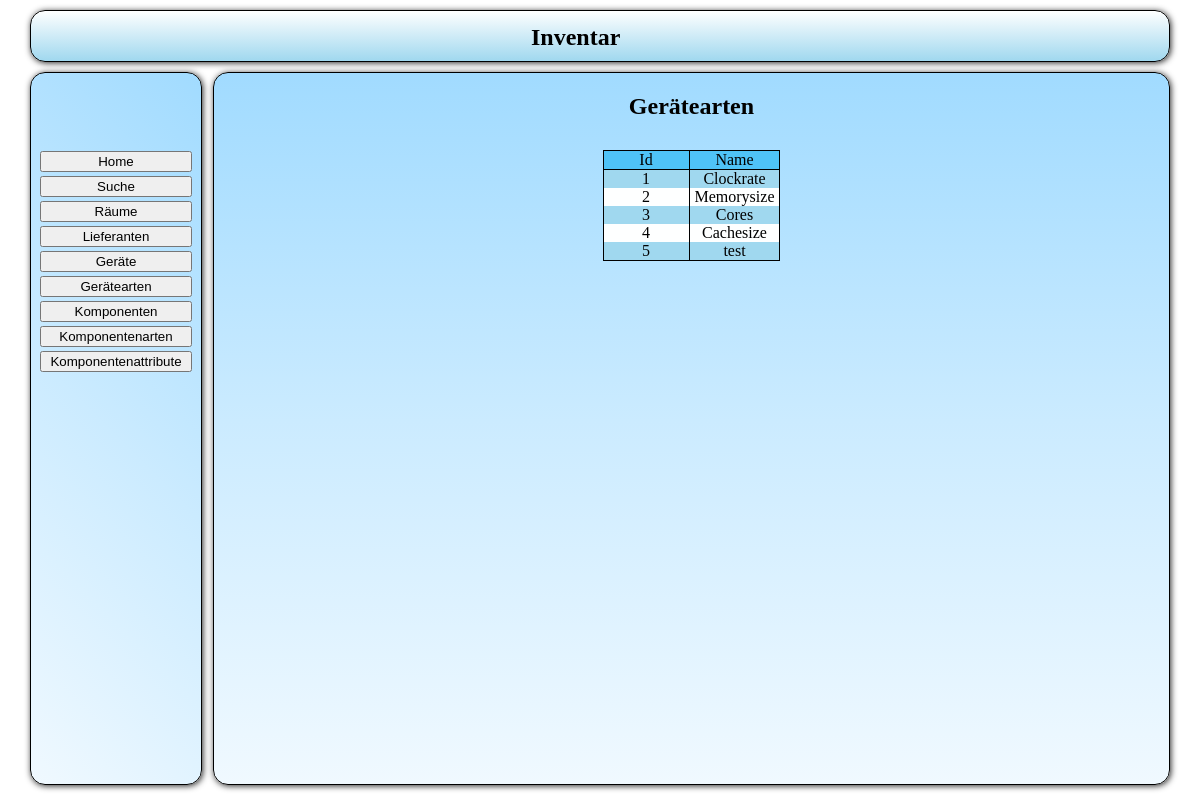
Page /src/php/fro_Auswahl.php?action=list&table=komponentenattribute on the earlier database version.
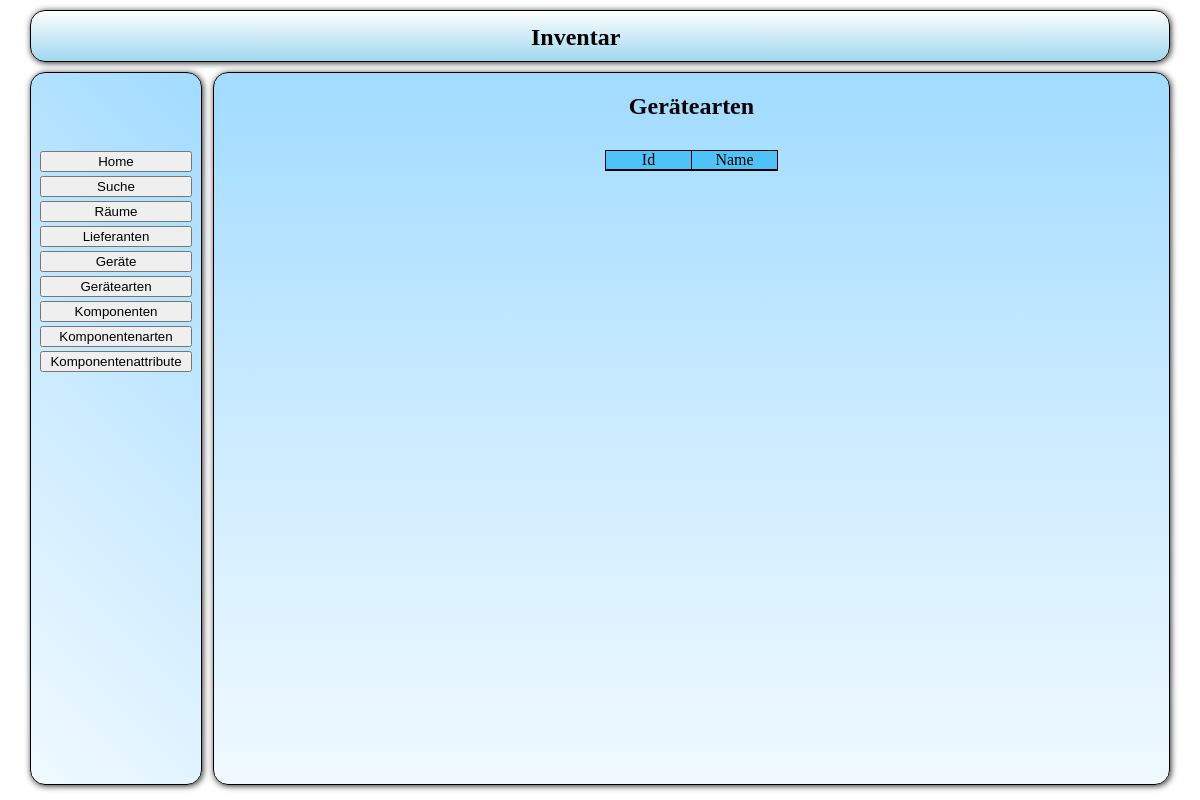
Same page on the later database version.
### tables this page shows
CREATE TABLE IF NOT EXISTS `tbl_komponenten_attribute` (
`komponenten_attribut_id` int(11) NOT NULL,
  `komponenten_attribut_name` text
);

### src/lib/plotting/forms.php (called while the page is built, shortened)
<?php
function get($key, $default)
{
    if(isset($_GET[$key]))
    {
	return htmlspecialchars($_GET[$key]);
    }
}
class form
{
    public function start($action, $method)
    {
	$additional = "";
	if((isset($method))&&($method != ""))
	{
	    $additional .= "method='".$method."' ";
	}
	\utility\html\openTag("form", "", $additional);
	return $this;
    }
}

### src/php/sql_get.php (called while the page is built, shortened)
<?php
function func_a_getAttribute ()
{
    $txt_sql_statement = "SELECT * FROM tbl_komponenten_attribute;";
    $a_sql_ausgabe = array();
    $a_sql_result = mysql_query($txt_sql_statement)
        or die ("Anfrage Fehlgeschlagen");
    while($a_sql_cache = mysql_fetch_assoc($a_sql_result))
    {
	$a_sql_ausgabe[] = $a_sql_cache;
    }
    return $a_sql_ausgabe;
}

### src/php/log_Liste.php (the view, shortened to what this page needs)
<?php
echo "<h2 align='center'>".$sTitel."</h2>";
$oFormular = new \utility\forms\form();
$oFormular->start("", "get");
$oTabelle = new \utility\tables\table();
$oTabelle->start(false, "liste");
$oTabelle->startRow();
foreach ($aErgebnis_attribute as $mAttribut)
{
    $oTabelle->addCell($mAttribut);
}
foreach ($aErgebnisse as $aErgebnis)
{
    foreach ($aErgebnis as $sIndex => $mData)
    {
	echo $mData;
    }
}

### src/php/fro_Auswahl.php (shortened to what this page needs)
<!DOCTYPE>
<html >
<head>
    <link href="../css/main.css" rel="stylesheet" type="text/css"/>
</head>
<body>
    <div id="main" >
        <div id="Header" >
            <h2>Inventar</h2>
        </div>
        <div id="left">
            <table class="navi_buttons">
                <tr>
                    <td><a href="fro_Auswahl.php?action=home"><button>Home</button></a></td>
                </tr>
                <tr>
                    <td><a href="fro_Auswahl.php?action=suche"><button>Suche</button></a></td>
                </tr>
                <tr>
                    <td><a href="fro_Auswahl.php?action=list&table=raeume"><button>R&auml;ume</button></a></td>
                </tr>
                <tr>
                    <td><a href="fro_Auswahl.php?action=list&table=lieferanten"><button>Lieferanten</button></a></td>
                </tr>
                <tr>
                    <td><a href="fro_Auswahl.php?action=list&table=geraete"><button>Ger&auml;te</button></a></td>
                </tr>
                <tr>
                    <td><a href="fro_Auswahl.php?action=list&table=geraetearten"><button>Ger&auml;tearten</button></a></td>
                </tr>
                <tr>
                    <td><a href="fro_Auswahl.php?action=list&table=komponenten"><button>Komponenten</button></a></td>
                </tr>
                <tr>
                    <td><a href="fro_Auswahl.php?action=list&table=komponentenarten"><button>Komponentenarten</button></a></td>
                </tr>
                <tr>
                    <td><a href="fro_Auswahl.php?action=list&table=komponentenattribute"><button>Komponentenattribute</button></a></td>
                </tr>
            </table>
        </div>
        <div id="right">
            <?php
                 require_once './log_Auswahl.php';
            ?>
        </div>
    </div>
</body>
</html>

### src/php/log_Auswahl.php (shortened to what this page needs)
<?php
if($s_action = \utility\forms\get("action", false))
{
    switch($s_action)
    {
	case "list":
	    func_v_list();
	    break;
    }
}
else
{
    func_v_home();
}
function func_v_list()
{
    if($s_table = \utility\forms\get("table", false))
    {
	$a_table_attributes = [
	    "lieferanten"	=>  [
		"Id",
		"Firmenname",
		"Vorname",
		"Nachname",
		"Postleitzahl",
		"Ort",
		"Strasse",
	    ],
	    "raeume"	=>  [
		"Id",
		"Notiz",
		"Name",
		"Stockwerk",
	    ],
	    "geraete"	=>  [
		"Id",
		"Raum",
		"Lieferant",
		"Name",
		"Einkaufsdatum",
		"Notiz",
		"Hersteller",
		"Gewährleistungsbeginn",
		"Gewährleistungsende",
		"Seriennummer",
		"Art",
	    ],
	    "komponenten"	=>  [
		"Id",
		"Name",
		"Bestand",
		"Art"
	    ],
	    "komponentenarten"	=>  [
		"Id",
		"Name"
	    ],
	    "geraetearten"	=>  [
		"Id",
		"Name"
	    ],
	    "komponentenattribute"	=>  [
		"Id",
		"Name"
	    ],
	];
	$a_table_links = [
	    "lieferanten"	=>  "func_a_getLieferanten",
	    "raeume"		=>  "func_a_getRaeume",
	    "geraete"		=>  "func_a_getGeraete",
	    "komponenten"	=>  "func_a_getKomponenten",
	    "komponentenarten"	=>  "func_a_getKomponentenArten",
	    "geraetearten"	=>  "func_a_getGeraeteArten",
	    "komponentenattribute"	=>  "func_a_getAttribute",
	];
	$a_table_title = [
	    "lieferanten"	=>  "Lieferanten",
	    "raeume"		=>  "Räume",
	    "geraete"		=>  "Geräte",
	    "komponenten"	=>  "Komponenten",
	    "komponentenarten"	=>  "Komponentenarten",
	    "geraetearten"	=>  "Gerätearten",
	    "komponentenattribute"	=>  "Gerätearten",
	];
	if(isset($a_table_links[$s_table]))
	{
	    $aErgebnisse = call_user_func($a_table_links[$s_table]);
	    $aErgebnis_attribute = $a_table_attributes[$s_table];
	    $sTitel = $a_table_title[$s_table];
	    include "log_Liste.php";
	}
	else
	{
	    func_v_invalid();
	}
    }
    else
    {
	func_v_invalid();
    }
}

### src/lib/plotting/html.php (shortened to what this page needs)
<?php
function openTag($tag, $class = "", $additional = "")
{
    if((isset($tag))&&($tag != ""))
    {
	echo "<".$tag;
	if((isset($class))&&($class != ""))
	{
	    echo " class='".$class."'";
	}
	if((isset($additional))&&($additional != ""))
	{
	    echo " ".$additional;
	}
	echo ">";
    }
}
function closeTag($tag)
{
    if((isset($tag))&&($tag != ""))
    {
	echo "</".$tag.">";
    }
}

### src/lib/plotting/tables.php (shortened to what this page needs)
<?php
class table
{
    private $started = false;
    private $rowstarted = false;
    private $cellstarted = false;
    public function start($border = false, $class="")
    {
	if($this->started == false)
	{
	    if(!$border)
	    {
		\utility\html\openTag("table", $class);
	    }
	    else
	    {
		\utility\html\openTag("table", $class, "border='1'");
	    }
	    $this->started = true;
	}
	else
	{
	    return false;
	}
	return $this;
    }
    public function end()
    {
	if(($this->started == true)&&($this->rowstarted == false)&&($this->cellstarted == false))
	{
	    $this->started = false;
	}
	else
	{
	    return false;
	}
	return $this;
    }
    public function startRow($class = "")
    {
	if(($this->started == true)&&($this->rowstarted == false))
	{
	    $this->rowstarted = true;
	}
	else
	{
	    return false;
	}
	return $this;
    }
    public function endRow()
    {
	if($this->rowstarted == true)
	{
	    $this->rowstarted = false;
	}
	else
	{
	    return false;
	}
	return $this;
    }
    public function startCell()
    {
	if(($this->rowstarted == true)&&($this->cellstarted == false))
	{
	    $this->cellstarted = true;
	}
	else
	{
	    return false;
	}
	return $this;
    }
    public function printCellContent($string)
    {
	if(($this->cellstarted == true)&&(isset($string)))
	{
	    echo $string;
	}
	else
	{
	    return false;
	}
	return $this;
    }
    public function endCell()
    {
	if($this->cellstarted == true)
	{
	    \utility\html\closeTag("td");
	    $this->cellstarted = false;
	}
	else
	{
	    return false;
	}
	return $this;
    }
    public function addCell($string)
    {
	$this->endCell();
	return $this;
    }
}

### src/css/main.css (style rules this page uses)
body { padding: 0; margin: 0; }
#main { margin: auto; width: 1140px; }
#Header { position: relative; top: 10px; height: 50px; border: 1px solid black; border-radius: 15px; box-shadow: 1px 1px 6px #292929; background: #feffff; background: -moz-linear-gradient(top, #feffff 0%, #ddf1f9 35%, #a0d8ef 100%); background: -webkit-gradient(linear, left top, left bottom, color-stop(0%,#feffff), color-stop(35%,#ddf1f9), color-stop(100%,#a0d8ef)); background: -webkit-linear-gradient(top, #feffff 0%,#ddf1f9 35%,#a0d8ef 100%); background: -o-linear-gradient(top, #feffff 0%,#ddf1f9 35%,#a0d8ef 100%); background: -ms-linear-gradient(top, #feffff 0%,#ddf1f9 35%,#a0d8ef 100%); background: linear-gradient(to bottom, #feffff 0%,#ddf1f9 35%,#a0d8ef 100%); filter: progid:DXImageTransform.Microsoft.gradient( startColorstr='#feffff', endColorstr='#a0d8ef',GradientType=0 ); }
#Header h2 { position: relative; top: -7px; margin-left: 500px; display: inline-block; }
#left { position: relative; top: 20px; width: 170px; float: left; border: 1px solid black; text-align: center; border-radius: 15px; box-shadow: 1px 1px 6px #292929; background: rgb(240,249,255); background: -moz-linear-gradient(45deg, rgba(240,249,255,1) 0%, rgba(203,235,255,1) 49%, rgba(161,219,255,1) 100%); background: -webkit-gradient(linear, left bottom, right top, color-stop(0%,rgba(240,249,255,1)), color-stop(49%,rgba(203,235,255,1)), color-stop(100%,rgba(161,219,255,1))); background: -webkit-linear-gradient(45deg, rgba(240,249,255,1) 0%,rgba(203,235,255,1) 49%,rgba(161,219,255,1) 100%); background: -o-linear-gradient(45deg, rgba(240,249,255,1) 0%,rgba(203,235,255,1) 49%,rgba(161,219,255,1) 100%); background: -ms-linear-gradient(45deg, rgba(240,249,255,1) 0%,rgba(203,235,255,1) 49%,rgba(161,219,255,1) 100%); background: linear-gradient(45deg, rgba(240,249,255,1) 0%,rgba(203,235,255,1) 49%,rgba(161,219,255,1) 100%); filter: progid:DXImageTransform.Microsoft.gradient( startColorstr='#f0f9ff', endColorstr='#a1dbff',GradientType=1 ); }
#right { position: relative; top: 20px; width: 955px; height: 100%; border: 1px solid black; float: right; border-radius: 15px; box-shadow: 1px 1px 6px #292929; background: rgb(161,219,255); background: -moz-linear-gradient(top, rgba(161,219,255,1) 0%, rgba(203,235,255,1) 49%, rgba(240,249,255,1) 100%); background: -webkit-gradient(linear, left top, left bottom, color-stop(0%,rgba(161,219,255,1)), color-stop(49%,rgba(203,235,255,1)), color-stop(100%,rgba(240,249,255,1))); background: -webkit-linear-gradient(top, rgba(161,219,255,1) 0%,rgba(203,235,255,1) 49%,rgba(240,249,255,1) 100%); background: -o-linear-gradient(top, rgba(161,219,255,1) 0%,rgba(203,235,255,1) 49%,rgba(240,249,255,1) 100%); background: -ms-linear-gradient(top, rgba(161,219,255,1) 0%,rgba(203,235,255,1) 49%,rgba(240,249,255,1) 100%); background: linear-gradient(to bottom, rgba(161,219,255,1) 0%,rgba(203,235,255,1) 49%,rgba(240,249,255,1) 100%); filter: progid:DXImageTransform.Microsoft.gradient( startColorstr='#a1dbff', endColorstr='#f0f9ff',GradientType=0 ); }
button, input[type="submit"], input[type="reset"] { width: 152px; }
table.liste { position: relative; margin: auto; top: 10px; border-spacing: 0px; border: 1px solid black; border-right-width: 0px; }
table.liste tr:first-child { background: #4fc3f7; }
table.liste tr { background: #feffff; }
table.liste tr:first-child td { border-bottom: 1px solid black; }
table.liste td { border-right: 1px solid black; padding: 0px 5px; width: 75px; text-align: center; }
table.navi_buttons { position: relative; margin: auto; top: 75px; }
table.liste tr:nth-child(even) { background: #a0d8ef; }

Differences in the rows shown:
removed tbl_komponenten_attribute: komponenten_attribut_id "1", komponenten_attribut_name "Clockrate"
removed tbl_komponenten_attribute: komponenten_attribut_id "2", komponenten_attribut_name "Memorysize"
removed tbl_komponenten_attribute: komponenten_attribut_id "3", komponenten_attribut_name "Cores"
removed tbl_komponenten_attribute: komponenten_attribut_id "4", komponenten_attribut_name "Cachesize"
removed tbl_komponenten_attribute: komponenten_attribut_id "5", komponenten_attribut_name "test"
